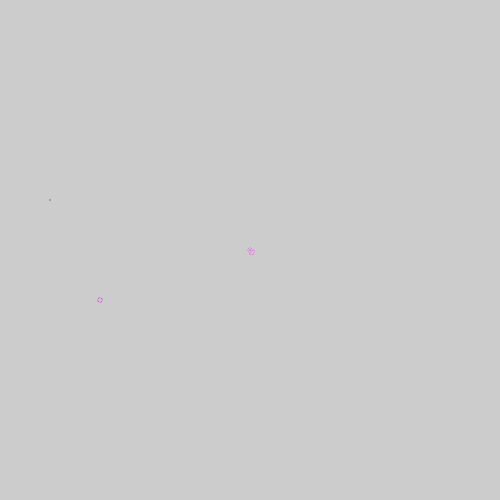
Frame 1 (no input)
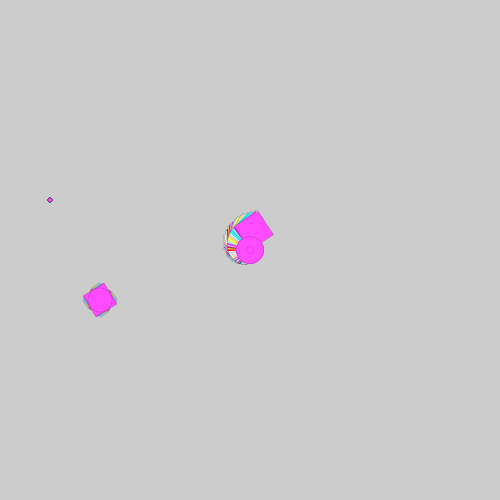
Frame 60 (the mouse pressed at the canvas centre just before this capture)
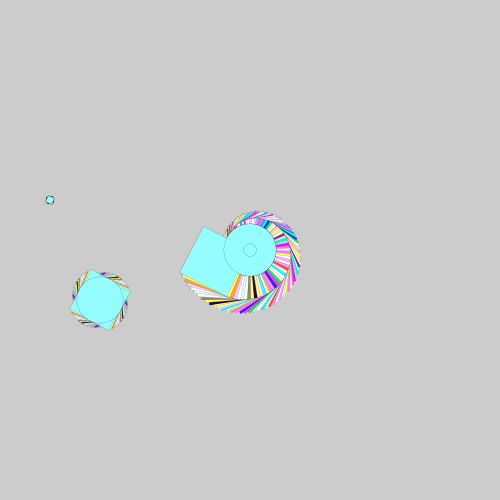
Frame 120 (the mouse held since frame 60 and released just before this capture)

The Processing sketch that drew these frames (run headless with seeded random() and noise(); from frame 60 on, the mouse is pressed at the canvas centre):

// Processing sketch: processing_130254
// ── processing_130254.pde


float counter = 0.8;
float radius = 0.0;
float s = 0.01;
float scale = 0.0;
float rad = 0.0;
float timer = 0.0;
float j = 0.2; //for for <span class="k14j9d2c" id="k14j9d2c_14">rotation</span>

 
void setup()
{
  size (500, 500);
  colorMode(RGB, 100);
  frameRate(30);
  println("x: " + mouseX + " y: " + mouseY);
   
}
 
void draw()
{

  rad = rad + 0.5;
  s = s + 0.001;
  fill(random (255), random (255), random(255));
   
  pushMatrix();
  translate(width/2, height/2);
  scale(s);
  rotate(j++); //rotate shape
  rectMode(CENTER);
  rect (0, 0, 100, 100);
  popMatrix();
 
  pushMatrix();
  translate (width/2, height/2);
  rotate(radians(j++)); //rotate shape
  scale(s);
  rectMode(CORNER);
  rect (0, 0, 400, 400);
  popMatrix();
   
  pushMatrix();
  translate (width/2, height/2);
  scale(s);
  rotate(radians(45));
  rectMode(CORNER);
  ellipse (0, 0, 400, 400);
  popMatrix();
   
  pushMatrix();
  translate (width/2, height/2);
  scale(s);
  rotate(radians(45));
  rectMode(CENTER);
  ellipse (0, 0, 100, 100);
  popMatrix();
  
  pushMatrix();
  translate (50, 200);
  scale(s);
  rotate(radians(j++)); //rotate shape
  rectMode(CENTER);
  rect (0, 0, 50, 50);
  popMatrix();
  
  pushMatrix();
  translate (50, 200);
  scale(s);
  rotate(radians(45));
  rectMode(CENTER);
  ellipse ( 0, 0, 50, 50);
  popMatrix();

  pushMatrix();
  translate ( 100, 300);
  scale(s);
  rotate(radians(j++)); //rotate shape
  rectMode(CENTER);
  rect (0, 0, 350, 350);
  popMatrix();
  
  pushMatrix();
  translate (100, 300);
  scale(s);
  rotate(radians(45));
  rectMode(CENTER);
  ellipse (0, 0, 350, 350);
  popMatrix();
  
  }
  
